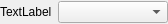
<?xml version="1.0" encoding="UTF-8"?>
<ui version="4.0">
 <class>QMaterialFieldClass</class>
 <widget class="QWidget" name="QMaterialFieldClass">
  <property name="geometry">
   <rect>
    <x>0</x>
    <y>0</y>
    <width>161</width>
    <height>24</height>
   </rect>
  </property>
  <property name="windowTitle">
   <string>QMaterialField</string>
  </property>
  <layout class="QHBoxLayout" name="horizontalLayout">
   <property name="leftMargin">
    <number>0</number>
   </property>
   <property name="topMargin">
    <number>0</number>
   </property>
   <property name="rightMargin">
    <number>0</number>
   </property>
   <property name="bottomMargin">
    <number>0</number>
   </property>
   <item>
    <widget class="QLabel" name="label">
     <property name="sizePolicy">
      <sizepolicy hsizetype="Fixed" vsizetype="Fixed">
       <horstretch>0</horstretch>
       <verstretch>0</verstretch>
      </sizepolicy>
     </property>
     <property name="text">
      <string>TextLabel</string>
     </property>
    </widget>
   </item>
   <item>
    <widget class="QComboBox" name="selectBox">
     <property name="placeholderText">
      <string>Select Material</string>
     </property>
    </widget>
   </item>
  </layout>
 </widget>
 <layoutdefault spacing="6" margin="11"/>
 <resources/>
 <connections/>
</ui>
